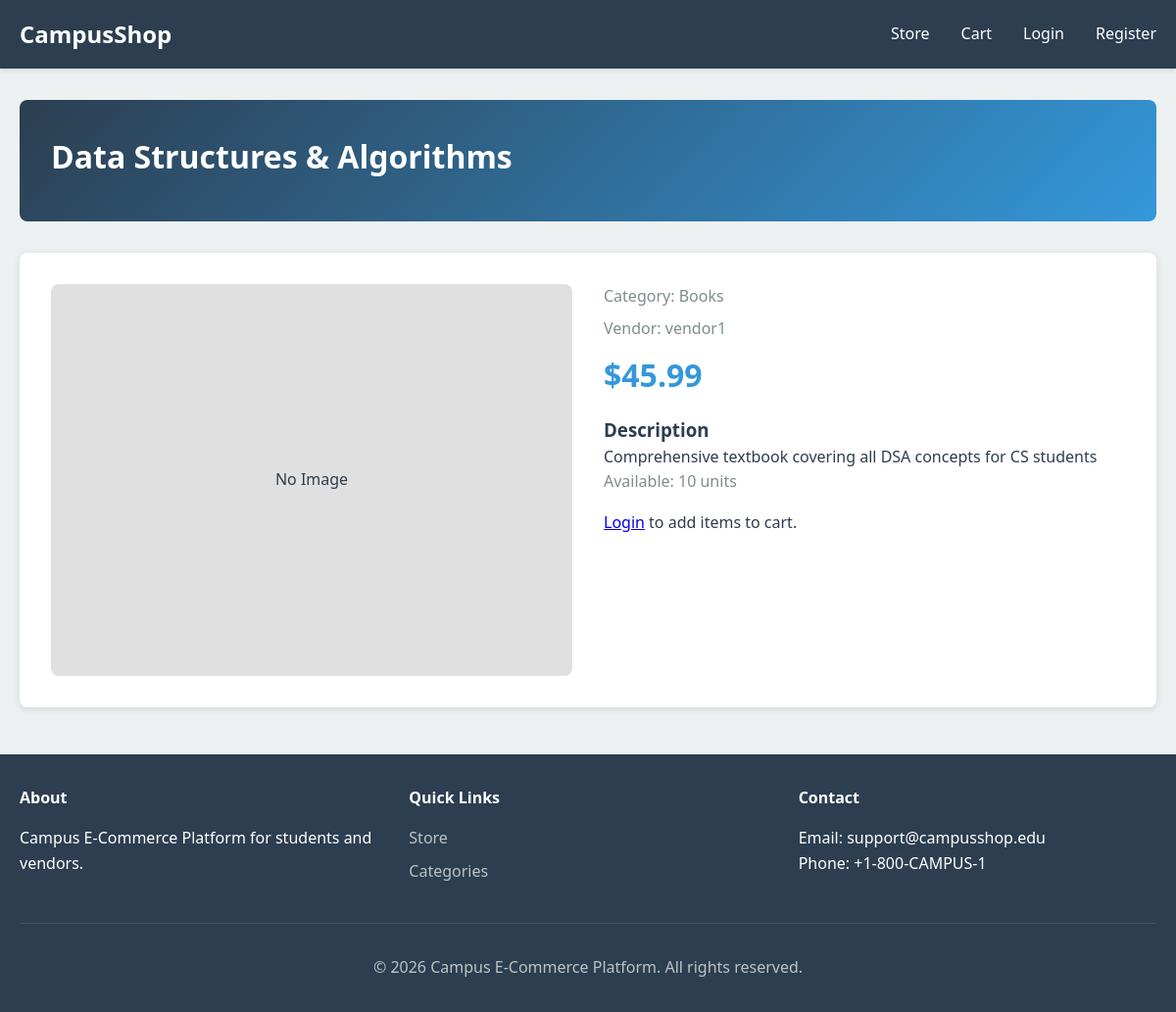
/store/product_details.php?id=1, run on the app's committed database.
### tables this page shows
CREATE TABLE `products` (
  `id` INT AUTO_INCREMENT PRIMARY KEY,
  `vendor_id` INT NOT NULL,
  `category_id` INT NOT NULL,
  `title` VARCHAR(255) NOT NULL,
  `slug` VARCHAR(255),
  `description` LONGTEXT,
  `short_description` VARCHAR(500),
  `price` DECIMAL(12, 2) NOT NULL,
  `discount_price` DECIMAL(12, 2),
  `quantity` INT DEFAULT 0,
  `main_image` VARCHAR(255),
  `status` ENUM('draft', 'active', 'inactive', 'archived') DEFAULT 'draft',
  `rating` DECIMAL(3, 2) DEFAULT 0.00,
  `total_reviews` INT DEFAULT 0,
  `total_sales` INT DEFAULT 0,
  `sku` VARCHAR(100) UNIQUE,
  `created_at` TIMESTAMP DEFAULT CURRENT_TIMESTAMP,
  `updated_at` TIMESTAMP DEFAULT CURRENT_TIMESTAMP ON UPDATE CURRENT_TIMESTAMP,
  FOREIGN KEY (`vendor_id`) REFERENCES `users`(`id`) ON DELETE CASCADE,
  FOREIGN KEY (`category_id`) REFERENCES `categories`(`id`) ON DELETE RESTRICT,
  INDEX `idx_vendor_id` (`vendor_id`),
  INDEX `idx_category_id` (`category_id`),
  INDEX `idx_status` (`status`),
  INDEX `idx_rating` (`rating`),
  FULLTEXT INDEX `ft_search` (`title`, `description`, `short_description`)
);

CREATE TABLE `categories` (
  `id` INT AUTO_INCREMENT PRIMARY KEY,
  `name` VARCHAR(100) NOT NULL UNIQUE,
  `slug` VARCHAR(100) UNIQUE,
  `description` TEXT,
  `icon` VARCHAR(255),
  `image` VARCHAR(255),
  `is_active` TINYINT(1) DEFAULT 1,
  `created_at` TIMESTAMP DEFAULT CURRENT_TIMESTAMP,
  `updated_at` TIMESTAMP DEFAULT CURRENT_TIMESTAMP ON UPDATE CURRENT_TIMESTAMP,
  INDEX `idx_name` (`name`),
  INDEX `idx_is_active` (`is_active`)
);

CREATE TABLE `users` (
  `id` INT AUTO_INCREMENT PRIMARY KEY,
  `student_id` VARCHAR(50) UNIQUE NOT NULL,
  `username` VARCHAR(50) UNIQUE DEFAULT NULL,
  `email` VARCHAR(100) UNIQUE NOT NULL,
  `password_hash` VARCHAR(255) NOT NULL,
  `role` ENUM('student', 'vendor', 'admin') DEFAULT 'student',
  `is_active` TINYINT(1) DEFAULT 1,
  `email_verified` TINYINT(1) DEFAULT 0,
  `created_at` TIMESTAMP DEFAULT CURRENT_TIMESTAMP,
  `updated_at` TIMESTAMP DEFAULT CURRENT_TIMESTAMP ON UPDATE CURRENT_TIMESTAMP,
  `last_login` DATETIME NULL,
  UNIQUE KEY `uk_email` (`email`),
  UNIQUE KEY `uk_student_id` (`student_id`),
  UNIQUE KEY `uk_username` (`username`),
  INDEX `idx_role` (`role`),
  INDEX `idx_is_active` (`is_active`)
);

### authentication/config.php (called while the page is built, shortened)
<?php
$dbHost = 'localhost';
$dbUser = 'root';
$dbPass = '';
$dbName = 'campus_based_e_commerce_platform';
$pdo = null;
function getPDOConnection() {
    global $pdo, $dbHost, $dbUser, $dbPass, $dbName;
    if (!$pdo) {
        try {
            $pdo = new PDO("mysql:host=$dbHost;dbname=$dbName;charset=utf8mb4", $dbUser, $dbPass);
            $pdo->setAttribute(PDO::ATTR_ERRMODE, PDO::ERRMODE_EXCEPTION);
        } catch (PDOException $e) {
            die('Database connection failed: ' . $e->getMessage());
        }
    }
    return $pdo;
}
function fetchRow($query, $params = []) {
    $stmt = getPDOConnection()->prepare($query);
    $stmt->execute($params);
    return $stmt->fetch(PDO::FETCH_ASSOC);
}
function getProductDetails($productId) {
    return fetchRow('SELECT p.*, u.username as vendor_name, c.name as category_name FROM products p
                     LEFT JOIN users u ON p.vendor_id = u.id
                     LEFT JOIN categories c ON p.category_id = c.id
                     WHERE p.id = ?', [$productId]);
}
?>

### store/product_details.php (the view, shortened to what this page needs)
<?php
require_once __DIR__ . '/../authentication/config.php';
$productId = intval($_GET['id'] ?? 0);
$product = getProductDetails($productId);
?>
<?php include_once __DIR__ . '/../site_layout_and_assets/header.php'; ?>
<div class="page-header">
    <h1><?php echo htmlspecialchars($product['title']); ?></h1>
</div>
<div class="product-detail">
    <div class="product-detail-image">
        <?php if ($product['main_image']): ?>
            <img src="<?php echo htmlspecialchars($product['main_image']); ?>" alt="<?php echo htmlspecialchars($product['title']); ?>">
        <?php else: ?>
            <div style="background: #e0e0e0; height: 400px; display: flex; align-items: center; justify-content: center;">No Image</div>
        <?php endif; ?>
    </div>
    <div class="product-detail-info">
        <p class="category">Category: <?php echo htmlspecialchars($product['category_name']); ?></p>
        <p class="vendor">Vendor: <?php echo htmlspecialchars($product['vendor_name']); ?></p>
        <p class="price-large">$<?php echo number_format($product['price'], 2); ?></p>
        <div class="product-description">
            <h3>Description</h3>
            <p><?php echo htmlspecialchars($product['description']); ?></p>
        </div>
        <p class="stock">Available: <?php echo htmlspecialchars($product['quantity']); ?> units</p>
        <?php if (isset($_SESSION['user'])): ?>
            <form method="POST" action="">
                <div class="form-group">
                    <label for="quantity">Quantity</label>
                    <input type="number" id="quantity" name="quantity" min="1" max="<?php echo $product['quantity']; ?>" value="1" required>
                </div>
                <button type="submit" class="button">Add to Cart</button>
            </form>
        <?php else: ?>
            <p><a href="../authentication/login.php">Login</a> to add items to cart.</p>
        <?php endif; ?>
    </div>
</div>
<?php include_once __DIR__ . '/../site_layout_and_assets/footer.php'; ?>

### site_layout_and_assets/style.css (style rules this page uses)
* { margin: 0; padding: 0; box-sizing: border-box; }
:root { --primary-color: #2c3e50; --secondary-color: #3498db; --accent-color: #e74c3c; --background-color: #ecf0f1; --text-color: #2c3e50; --light-text: #7f8c8d; }
body { font-family: 'Segoe UI', Tahoma, Geneva, Verdana, sans-serif; background-color: var(--background-color); color: var(--text-color); line-height: 1.6; }
.page-header { background: linear-gradient(135deg, var(--primary-color), var(--secondary-color)); color: white; padding: 2rem; margin-bottom: 2rem; border-radius: 8px; }
.page-header h1 { margin-bottom: 0.5rem; }
.product-detail { display: grid; grid-template-columns: 1fr 1fr; gap: 2rem; background: white; padding: 2rem; border-radius: 8px; box-shadow: 0 2px 8px rgba(0,0,0,0.1); }
.product-detail-image { border-radius: 8px; overflow: hidden; }
.product-detail-info .category, .product-detail-info .vendor { color: var(--light-text); margin-bottom: 0.5rem; }
.product-detail-info .price-large { font-size: 2rem; font-weight: bold; color: var(--secondary-color); margin-bottom: 1rem; }
.product-detail-info .stock { color: var(--light-text); margin-bottom: 1rem; }

### data on the page
products: title "Data Structures & Algorithms", category.name "Books", vendor.username "vendor1", price "45.99", description "Comprehensive textbook covering all DSA concepts for CS students", quantity "10"
